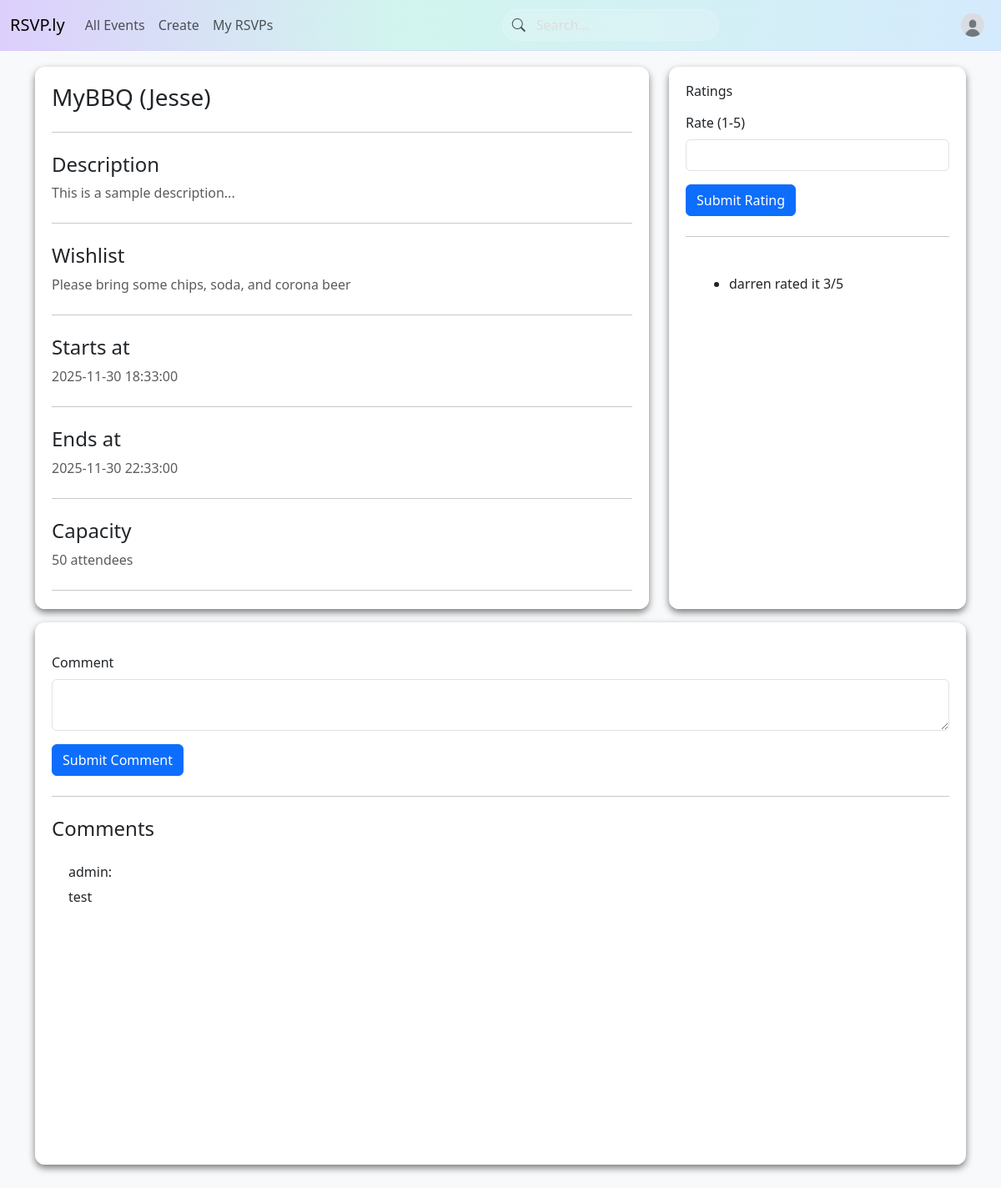
Page /event/1 (signed in) on the committed database.
### app/models.py (models this page shows, shortened)
class TimestampMixin:
    created_at: Mapped[datetime] = mapped_column(
        DateTime(timezone=True), server_default=func.now(), nullable=False
    )
    updated_at: Mapped[datetime] = mapped_column(
        DateTime(timezone=True), server_default=func.now(),
        onupdate=func.now(), nullable=False
    )

class Event(db.Model, TimestampMixin):
    __tablename__ = "events"
    __table_args__ = (
        CheckConstraint("ends_at > starts_at", name="chk_event_time"),
        Index("idx_events_starts_at", "starts_at"),
        Index("idx_events_organizer", "organizer_id"),
    )
    id: Mapped[int] = mapped_column(primary_key=True)
    title: Mapped[str] = mapped_column(String(255), nullable=False)
    description: Mapped[str | None] = mapped_column(Text)
    wishlist: Mapped[str | None] = mapped_column(Text)
    starts_at: Mapped[datetime] = mapped_column(DateTime(timezone=True), nullable=False)
    ends_at: Mapped[datetime] = mapped_column(DateTime(timezone=True), nullable=False)
    capacity: Mapped[int | None] = mapped_column(Integer)  # NULL = unlimited
    is_public: Mapped[bool] = mapped_column(Boolean, server_default=text("true"), nullable=False)
    address_line1: Mapped[str | None] = mapped_column(String(255))
    address_line2: Mapped[str | None] = mapped_column(String(255))
    organizer_id: Mapped[int] = mapped_column(
        ForeignKey("users.id", ondelete="RESTRICT"), nullable=False
    )
    organizer: Mapped[User] = relationship(back_populates="organized_events")
    categories: Mapped[list[Category]] = relationship(
        secondary=event_categories, back_populates="events"
    )
    rsvps: Mapped[list["Rsvp"]] = relationship(
        back_populates="event", cascade="all, delete-orphan"
    )
    comments: Mapped[list["EventComment"]] = relationship(
        back_populates="event", cascade="all, delete-orphan"
    )
    ratings: Mapped[list["Rating"]] = relationship(
        back_populates="event", cascade="all, delete-orphan"
    )
    @hybrid_property
    def seats_taken(self) -> int:
        """Counts the number of occupied seats (1 per going RSVP + guests)."""
        return sum(
            (1 + r.guests_count) for r in self.rsvps if r.status == RsvpStatus.going
        )

class Rating(db.Model):
    __tablename__ = "ratings"
    __table_args__ = (
        UniqueConstraint("user_id", "event_id", name="uq_ratings_user_event"),
        CheckConstraint("score >= 1 AND score <= 5", name="chk_rating_score"),
        Index("idx_ratings_event", "event_id"),
        Index("idx_ratings_user", "user_id"),
    )
    id: Mapped[int] = mapped_column(primary_key=True)
    event_id: Mapped[int] = mapped_column(ForeignKey("events.id", ondelete="CASCADE"), nullable=False)
    user_id: Mapped[int] = mapped_column(ForeignKey("users.id", ondelete="CASCADE"), nullable=False)
    score: Mapped[int] = mapped_column(Integer, nullable=False)
    created_at: Mapped[datetime] = mapped_column(DateTime(timezone=True), server_default=func.now(), nullable=False)
    event: Mapped[Event] = relationship(back_populates="ratings")
    user: Mapped[User] = relationship(back_populates="ratings")

class User(db.Model, UserMixin, TimestampMixin):
    __tablename__ = "users"
    id: Mapped[int] = mapped_column(primary_key=True)
    email: Mapped[str] = mapped_column(String(255), unique=True, nullable=False)
    username: Mapped[str | None] = mapped_column(String(50), unique=True)
    full_name: Mapped[str | None] = mapped_column(String(255))
    avatar_url: Mapped[str | None] = mapped_column(Text)
    password_hash: Mapped[str] = mapped_column(String(255), nullable=False)
    organized_events: Mapped[list["Event"]] = relationship(
        back_populates="organizer", cascade="all, delete-orphan"
    )
    rsvps: Mapped[list["Rsvp"]] = relationship(back_populates="user", cascade="all, delete-orphan")
    comments: Mapped[list["EventComment"]] = relationship(
        back_populates="user", cascade="all, delete-orphan"
    )
    ratings: Mapped[list["Rating"]] = relationship(
        back_populates="user", cascade="all, delete-orphan"
    )

class EventComment(db.Model):
    __tablename__ = "event_comments"
    id: Mapped[int] = mapped_column(primary_key=True)
    event_id: Mapped[int] = mapped_column(ForeignKey("events.id", ondelete="CASCADE"), nullable=False)
    user_id: Mapped[int] = mapped_column(ForeignKey("users.id", ondelete="CASCADE"), nullable=False)
    body: Mapped[str] = mapped_column(Text, nullable=False)
    created_at: Mapped[datetime] = mapped_column(DateTime(timezone=True), server_default=func.now(), nullable=False)
    event: Mapped[Event] = relationship(back_populates="comments")
    user: Mapped[User] = relationship(back_populates="comments")

### app/routes.py (the view, shortened to what this page needs)
@myapp_obj.route("/event/<int:integer>", methods=['GET', 'POST'])
@login_required
def return_event(integer):
    event = Event.query.get(integer) # get event number
    if event is None:
        print("event not found") #prints to terminal
        return ""
    if current_user:
        rsvp = Rsvp.query.filter_by(
            user_id=current_user.id,
            event_id=event.id
        ).first()
    comment_form = CommentForm() # create comment form
    rating_form = RatingForm() # create rating form
    if comment_form.validate_on_submit() and comment_form.submit.data:
            new_comment = EventComment(event_id=event.id, user_id=current_user.id, body=comment_form.comment.data)
            db.session.add(new_comment)
            db.session.commit()
            return redirect(request.path)
    comments = event.comments
    return render_template("return_rec.html", event=event, comment_form=comment_form, rating_form=rating_form, comments=comments, rsvp=rsvp)

### app/forms.py
class CommentForm(FlaskForm):
    comment = TextAreaField('Comment', validators=[validators.DataRequired()])
    submit =  SubmitField("Submit Comment")

class RatingForm(FlaskForm):
    score = IntegerField('Rate (1-5)', validators=[validators.DataRequired(), NumberRange(min=1, max=5)])
    submit = SubmitField("Submit Rating")

### app/models.py (called while the page is built)
@login_manager.user_loader
def load_user(user_id):
        return User.query.get(int(user_id))

### app/templates/return_rec.html (shortened to what this page needs)
{% extends "layout.html" %}
{% block content %}
<div class="row">
    <div class="col-md-8 mb-3">
        <div class="scrollable-container">
            <h3>{{ event.title }}</h3>
            <hr class="my-4">
            <h4>Description</h4>
            <p class="text-muted">
                {{ event.description }}
            </p>
            <hr class="my-4">
            <h4>Wishlist</h4>
            <p class="text-muted">
                {% if event.wishlist %}
                {{ event.wishlist }}
                {% else %}
                    —
                {% endif %}
</p>
            <hr class="my-4">
            <h4>Starts at</h4>
            <p class="text-muted">
                {{ event.starts_at }}
            </p>
            <hr class="my-4">
            <h4>Ends at</h4>
            <p class="text-muted">
                {{ event.ends_at }}
            </p>
            <hr class="my-4">
            <h4>Capacity</h4>
            <p class="text-muted">
                {% if event.capacity %}
                    {{ event.capacity }} attendees
                {% else %}
                    Unlimited
                {% endif %}
            </p>
            <hr class="my-4">
        </div>
    </div>
    <div class="col-md-4 mb-3">
        <div class="scrollable-container">
            <h6>Ratings</h6>
            <form action="" method="POST">
                <p>
                    <div class="form-group">
                        {{ rating_form.score.label(class="form-label") }}
                        {{ rating_form.score(class="form-control", id="titleRatingInput", min=1, max=5) }}
                    </div>
                </p>
                <p>
                    <div class="form-group">
                        {{ rating_form.submit(class="btn btn-primary") }}
                    </div>
                </p>
            </form>
            <hr class="my-4">
            <div class="scrollable-container" style="box-shadow: 0 0px 0px rgba(0, 0, 0, 0.0)">
                <ul>
                    {% for r in event.ratings %}
                        <li>{{ r.user.username }} rated it {{ r.score }}/5</li>
                    {% endfor %}
                </ul>
            </div>
        </div>
    </div>
    <div class="col-md-12 mb-3">
        <div class="scrollable-container">
            <form action="" method="POST">
                <p>
                    <div class="form-group">
                        {{ comment_form.comment.label(class="form-label") }}
                        {{ comment_form.comment(class="form-control", id="commentInput") }}
                    </div>
                </p>
                <p>
                    <div class="form-group">
                        {{ comment_form.submit(class="btn btn-primary") }}
                    </div>
                </p>
            </form>
            <hr class="my-4">
            <h4>Comments</h4>
            <div class="scrollable-container" style="box-shadow: 0 0px 0px rgba(0, 0, 0, 0.0)">
                {% for c in event.comments %}
                    <h6>{{ c.user.username }}:</h6>
                    <p>{{ c.body }}</p>
                {% endfor %}
            </div>
        </div>
    </div>
</div>
{% endblock %}

### app/templates/layout.html (shortened to what this page needs)
<!doctype html>
<html lang="en" data-bs-theme="light">
  <head>
    <link href="https://cdn.jsdelivr.net/npm/bootstrap@5.3.6/dist/css/bootstrap.min.css" rel="stylesheet">
    <link rel="stylesheet" href="https://cdn.jsdelivr.net/npm/bootstrap-icons@1.11.1/font/bootstrap-icons.css">
  </head>
  <body>
{% block navbar %}
<nav class="navbar navbar-expand-lg fixed-top pastel-navbar">
  <div class="container-fluid">
    <a class="navbar-brand" href="/">RSVP.ly</a>
    <div class="collapse navbar-collapse" id="navbarSupportedContent">
      <ul class="navbar-nav me-auto mb-2 mb-lg-0">
        <li class="nav-item">
          <a class="nav-link{% if request.path.startswith('/events') %} active{% endif %}"
             href="/events">All Events</a>
        </li>
        <li class="nav-item">
          <a class="nav-link{% if request.path.startswith('/event/new') %} active{% endif %}"
             href="/event/new">Create</a>
        </li>
        {% if current_user and current_user.is_authenticated %}
        <li class="nav-item">
          <a class="nav-link{% if request.path.startswith('/rsvps') %} active{% endif %}"
             href="/rsvps">My RSVPs</a>
        </li>
        {% endif %}
      </ul>
      <form class="d-flex me-3" action="{{ url_for('search_events') }}" method="GET">
          <div class="search-icon-wrapper">
              <i class="bi bi-search search-icon"></i>
              <input
                  type="search"
                  name="query"
                  class="form-control search-bar"
                  placeholder="Search..."
                  aria-label="Search">
          </div>
      </form>
      <ul class="navbar-nav ms-auto mb-2 mb-lg-0">
        {% if current_user and current_user.is_authenticated %}
          <li class="nav-item dropdown">
            <a class="nav-link d-flex align-items-center gap-2" href="#" id="accountMenu"
               role="button" data-bs-toggle="dropdown" aria-expanded="false">
              <img src="/static/images/default_pfp.jpg" alt="Profile"
                   class="rounded-circle" style="width:28px;height:28px;object-fit:cover;">
            </a>
          </li>
        {% else %}
          <li class="nav-item">
            <a class="nav-link" href="/login">Log in</a>
          </li>
        {% endif %}
      </ul>
    </div>
  </div>
</nav>
{% endblock %}
  <div class="container mt-4">
      {% block content %}{% endblock %}
  </div>
  </body>
</html>

### app/templates/return_rec.html (style rules this page uses)
html, body { background-color: var(--bs-tertiary-bg); }
.scrollable-container { background-color: var(--bs-body-bg); padding: 20px; border-radius: 12px; box-shadow: 0 4px 8px rgba(0, 0, 0, 0.5); height: 650px; overflow-y: auto; }

### rows in the picture
Event: title "MyBBQ (Jesse)", description "This is a sample description...", wishlist "Please bring some chips, soda, and corona beer", starts_at "2025-11-30 18:33:00", ends_at "2025-11-30 22:33:00", capacity "50"
Rating: user.username "darren", score "3"
EventComment: user.username "admin", body "test"

### other values in the picture
{{ rating_form.score.label(class="form-label") }} "Rate (1-5)"
{{ comment_form.comment.label(class="form-label") }} "Comment"
